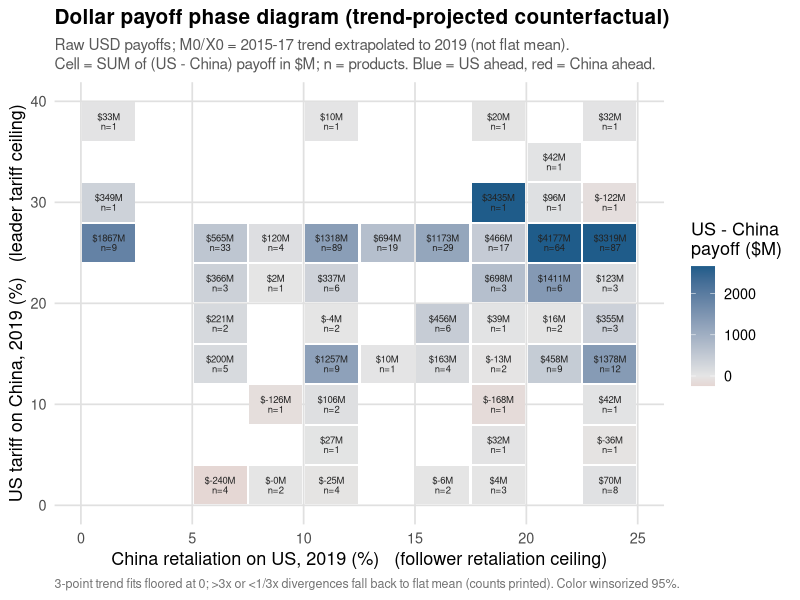

Write the R code that produced this figure.
# ============================================================
# 11_payoff_phase_dollars.R  —  Trade Capstone
# DOLLAR payoff phase diagram with TREND-PROJECTED counterfactual baseline.
#
# CHANGE vs flat baseline: M0/X0 are no longer the 2015-17 MEAN. Instead we
# fit each product's 2015-2017 trajectory (OLS on 3 points) and EXTRAPOLATE
# to 2019 -> the "no-conflict" counterfactual level. Loss = counterfactual - actual.
#
# HONEST CAVEATS (a 3-point extrapolation is thin):
#   (1) projected counterfactual floored at 0 (trade can't be negative);
#   (2) if the trend projection diverges from the flat mean by >3x, we fall
#       back to the flat mean for that product (guards against noisy 3-pt fits
#       manufacturing fake giant losses). Count of fallbacks is reported.
#
# Payoffs (CIFEr eqs 4-5, observable terms, USD, no calibration params):
#   US:    tau*M  - 1/2*tau*(M0_cf - M)_+  - (X0_cf - X)_+
#   China: (X - X0_cf)  - 1/2*rho*(X0_cf - X)_+
# Cell color = SUM (US - China) dollar payoff.
# ============================================================

library(dplyr); library(tidyr); library(readr); library(ggplot2)
fig <- "figures"; INK <- "#222222"

panel <- read_csv("data_processed/panel_hs6.csv", show_col_types=FALSE) %>%
  mutate(hs6 = gsub(" ","0", sprintf("%06s", as.character(hs6))))

# --- trend-projected counterfactual to 2019, per product per flow ---
# Direct linear extrapolation from the 2015-17 points (no predict() name issues).
project_2019 <- function(years, vals) {
  keep <- years %in% 2015:2017 & is.finite(vals)
  if (sum(keep) < 2) return(NA_real_)
  yr <- years[keep]; v <- vals[keep]
  b  <- cov(yr, v) / var(yr)          # slope
  a  <- mean(v) - b * mean(yr)        # intercept
  a + b * 2019                        # extrapolate to 2019
}

cf <- panel %>%
  group_by(hs6) %>%
  group_modify(~{
    imp_cf <- project_2019(.x$year, .x$imports)
    exp_cf <- project_2019(.x$year, .x$exports)
    base_imp <- mean(.x$imports[.x$year %in% 2015:2017], na.rm=TRUE)
    base_exp <- mean(.x$exports[.x$year %in% 2015:2017], na.rm=TRUE)
    imp19 <- .x$imports[.x$year==2019]; exp19 <- .x$exports[.x$year==2019]
    tibble(M0_cf=imp_cf, X0_cf=exp_cf, base_imp, base_exp,
           M=ifelse(length(imp19)>0,imp19,NA), X=ifelse(length(exp19)>0,exp19,NA))
  }) %>% ungroup()

# guards: floor at 0; fall back to flat mean if projection > 3x or < 1/3x the mean
fb_imp <- with(cf, !is.na(M0_cf) & (M0_cf > 3*base_imp | M0_cf < base_imp/3 | M0_cf < 0))
fb_exp <- with(cf, !is.na(X0_cf) & (X0_cf > 3*base_exp | X0_cf < base_exp/3 | X0_cf < 0))
cf$M0_cf[fb_imp] <- cf$base_imp[fb_imp]
cf$X0_cf[fb_exp] <- cf$base_exp[fb_exp]
cf$M0_cf <- pmax(cf$M0_cf, 0); cf$X0_cf <- pmax(cf$X0_cf, 0)
cat("trend fallbacks to flat mean: imports", sum(fb_imp), " exports", sum(fb_exp), "\n")

# attach tariffs
ust <- read_csv("data_processed/us_tariff_hs6.csv", show_col_types=FALSE,
                col_types=cols(hs06=col_character())) %>%
  mutate(hs06=gsub(" ","0",sprintf("%06s",hs06)))
crt <- read_csv("data_processed/chn_reta_hs6.csv", show_col_types=FALSE,
                col_types=cols(hs6=col_character())) %>%
  mutate(hs6=gsub(" ","0",sprintf("%06s",hs6)))

d <- cf %>%
  inner_join(ust, by=c("hs6"="hs06")) %>%
  inner_join(crt, by="hs6") %>%
  filter(base_imp > 10e6, base_exp > 10e6, !is.na(M), !is.na(X))

tau <- d$us_tariff_2019/100; rho <- d$chn_reta_2019/100
d$US_payoff_usd <- tau*d$M - 0.5*tau*pmax(0, d$M0_cf - d$M) - pmax(0, d$X0_cf - d$X)
d$CHN_payoff_usd <- (d$X - d$X0_cf) - 0.5*rho*pmax(0, d$X0_cf - d$X)
d$rel_usd <- d$US_payoff_usd - d$CHN_payoff_usd

# drop any product whose payoff is NA (residual missing M/X or fallback NA)
nbefore <- nrow(d)
d <- d[is.finite(d$rel_usd) & is.finite(d$US_payoff_usd) & is.finite(d$CHN_payoff_usd), ]
cat("dropped", nbefore - nrow(d), "products with NA payoff;", nrow(d), "remain\n")

cat("\ndollar payoffs, trend-projected baseline ($M):\n")
cat("  US total:    ", round(sum(d$US_payoff_usd)/1e6,1), "\n")
cat("  China total: ", round(sum(d$CHN_payoff_usd)/1e6,1), "\n")
cat("  US - China:  ", round(sum(d$rel_usd)/1e6,1), "\n")
cat("  products:    ", nrow(d), "\n")
cat("  top 8 by |US-China| ($M):\n")
print(d %>% mutate(a=abs(rel_usd)) %>% arrange(desc(a)) %>%
        transmute(hs6, us_tariff_2019, chn_reta_2019, rel_M=round(rel_usd/1e6,1)) %>% head(8))

xb <- seq(min(d$chn_reta_2019), max(d$chn_reta_2019), length.out=11)
yb <- seq(min(d$us_tariff_2019), max(d$us_tariff_2019), length.out=11)
d$xi <- pmin(findInterval(d$chn_reta_2019, xb, rightmost.closed=TRUE),10)
d$yi <- pmin(findInterval(d$us_tariff_2019, yb, rightmost.closed=TRUE),10)
xmid <- (head(xb,-1)+tail(xb,-1))/2; ymid <- (head(yb,-1)+tail(yb,-1))/2
cells <- d %>% group_by(xi,yi) %>%
  summarise(rel_M=sum(rel_usd)/1e6, n=n(), .groups="drop") %>%
  mutate(xc=xmid[xi], yc=ymid[yi])
cap <- quantile(abs(cells$rel_M), .95); cells$rel_col <- pmin(pmax(cells$rel_M,-cap),cap)

theme_cap <- theme_minimal(base_size=13) +
  theme(panel.grid.minor=element_blank(), panel.grid.major=element_line(color="grey88"),
        plot.title=element_text(face="bold", size=15),
        plot.subtitle=element_text(color="grey35", size=11, lineheight=1.05),
        plot.caption=element_text(color="grey45", size=9, hjust=0))

f6 <- ggplot(cells, aes(xc,yc,fill=rel_col)) +
  geom_tile(width=diff(xb)[1]*0.95, height=diff(yb)[1]*0.95) +
  geom_text(aes(label=sprintf("$%.0fM\nn=%d", rel_M, n)), size=2.4, color=INK, lineheight=0.85) +
  scale_fill_gradient2(low="#c0473b", mid="grey90", high="#1f5c8a", midpoint=0,
                       name="US - China\npayoff ($M)") +
  labs(title="Dollar payoff phase diagram (trend-projected counterfactual)",
       subtitle="Raw USD payoffs; M0/X0 = 2015-17 trend extrapolated to 2019 (not flat mean).\nCell = SUM of (US - China) payoff in $M; n = products. Blue = US ahead, red = China ahead.",
       x="China retaliation on US, 2019 (%)   (follower retaliation ceiling)",
       y="US tariff on China, 2019 (%)   (leader tariff ceiling)",
       caption="3-point trend fits floored at 0; >3x or <1/3x divergences fall back to flat mean (counts printed). Color winsorized 95%.") +
  theme_cap + theme(legend.position="right")
ggsave(file.path(fig,"fig6_payoff_phase_dollars.png"), f6, width=10, height=7, dpi=200)
saveRDS(d, "data_processed/payoff_phase_dollars.rds")
cat("\nsaved fig6_payoff_phase_dollars.png\n")
